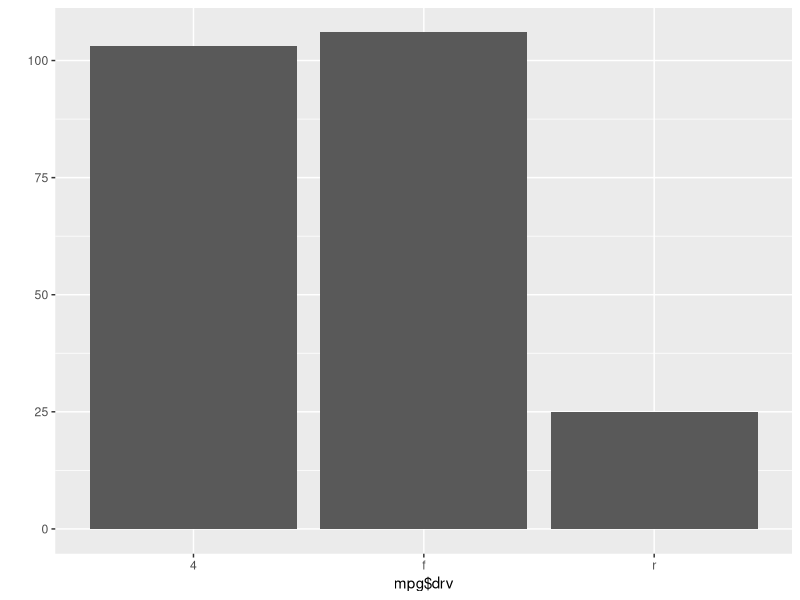

The R source for this figure:
## ---- chunk 1
library(ggplot2)
head(mpg)

## ---- chunk 2
qplot(mpg$drv)
